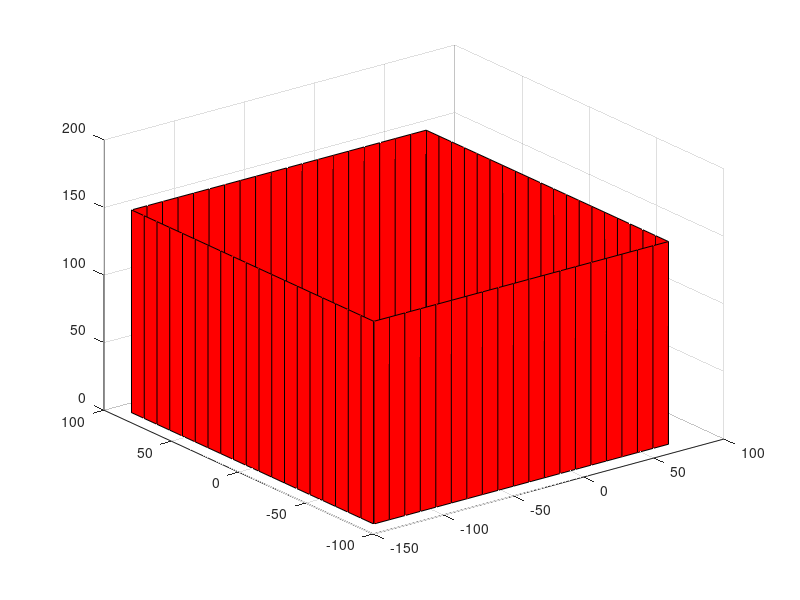

Here is the MATLAB script that generated this plot: (Note: this script raises an error after producing the figure.)
function Draw_Base()

  % Rectangle shape
  xAB = linspace(-140, 70, 20);
  xBA = linspace(70, -140, 20);
  yDU = linspace(-90, 90, 20);
  yUD = linspace(90, -90, 20);

  num_points = length(yDU) + length(xAB) + length(yUD) + length(xBA);

  x = zeros(2, num_points);
  y = zeros(2, num_points);

  x(1,:) = [-140*ones(size(yDU)) xAB 70*ones(size(yUD)) xBA];
  x(2,:) = x(1,:);
  y(1,:) = [yDU 90*ones(size(xAB)) yUD -90*ones(size(xBA))];
  y(2,:) = y(1,:);

  z = ones(size(x));
  z(1,:) = 0;
  z(2,:) = 150;

  surf(x, y, z,'FaceColor', [255, 0, 0]/255);
  hold("on");

  fill3(x(2,:), y(2,:), z, [255, 0, 0]/255);
  hold("on");

  % Prismatic shape
  [X, Y, Z] = cylinder(60);
  Z(1,:) = 150;
  Z(2,:) = 500;

  surf(X, Y, Z,'FaceColor', [0, 255, 0]/255);
  hold("on");
  
  fill3(X(2,:), Y(2,:), Z, [0, 255, 0]/255);
  hold("on");
  
end